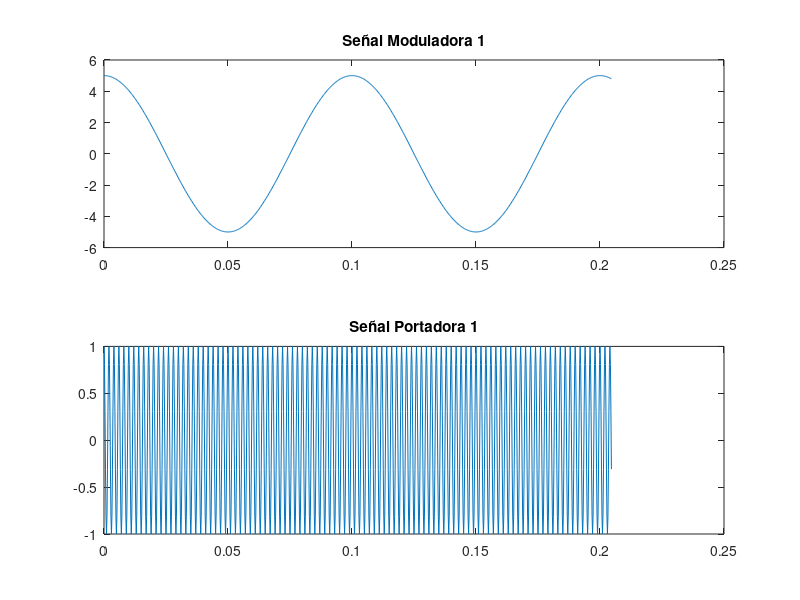

MATLAB code for this plot: (Note: this script raises an error after producing the figure.)
N=1024;
Fs=2*2500;
Ts=1/Fs;
t=(0: N-1)*Ts;

%Señal Moduladora 1 
M1=0.5;
F_mod1=10;
A_mod1=5;
S_mod1=A_mod1*cos(2*pi*F_mod1*t);
figure(1)
subplot(2,1,1); 
plot(t, S_mod1)
title("Señal Moduladora 1");

%Señal Portadora 1
%A_port=A_mod/M;
A_port1=1;
F_port1=500;
S_port1=A_port1*cos(2*pi*F_port1*t);
figure(1)
subplot(2,1,2); 
plot(t, S_port1)
title("Señal Portadora 1");

%Modulación AM 1 
AM1=ammod(S_mod1, F_port1, Fs, 0, A_port1);
figure(2)
plot(t, AM1)
title("Señal Modulada 1")

%Espectro
Y=fft(AM1);
P2 = abs(Y/N);
P1 = P2(1:N/2+1);
P1(2:end-1) = 2*P1(2:end-1);
f = Fs*(0:(N/2))/N;
figure(7)
plot(f,P1) 
title("Single-Sided Amplitude Spectrum of S(t)")
xlabel("f (Hz)")
ylabel("|P1(f)|")

%Primera señal modulada AM en el tiempo y espectro. 

%Señal Moduladora 2 
M2=0.5;
F_mod2=100;
A_mod2=10;
S_mod2=A_mod2*cos(2*pi*F_mod2*t);
figure(3)
subplot(2,1,1); 
plot(t, S_mod2)
title("Señal Moduladora 2");

%Señal Portadora 2
%A_port=A_mod/M;
A_port2=1;
F_port2=2000;
S_port2=A_port2*cos(2*pi*F_port2*t);
figure(3)
subplot(2,1,2); 
plot(t, S_port2)
title("Señal Portadora 2");

%Modulación AM 2 
AM2=ammod(S_mod2, F_port2, Fs, 0, A_port2);
figure(4)
plot(t, AM2)
title("Señal Modulada 2")

%MULTIPLEXACIÓN DE SEÑALES
Suma=AM1+AM2+7*cos(2*pi*20);
figure(5)
plot(t,Suma)
title("Señal Sumada AM")



%Espectro
Y=fft(AM1);
P2 = abs(Y/N);
P1 = P2(1:N/2+1);
P1(2:end-1) = 2*P1(2:end-1);
f = Fs*(0:(N/2))/N;
figure(6)
plot(f,P1) 
title("Single-Sided Amplitude Spectrum of S(t)")
xlabel("f (Hz)")
ylabel("|P1(f)|")


%Espectro
Y=fft(Suma);
P2 = abs(Y/N);
P1 = P2(1:N/2+1);
P1(2:end-1) = 2*P1(2:end-1);
f = Fs*(0:(N/2))/N;
figure(7)
plot(f,P1) 
title("Single-Sided Amplitude Spectrum of Suma(t)")
xlabel("f (Hz)")
ylabel("|P1(f)|")



%--------------Modulacion FM----------------------